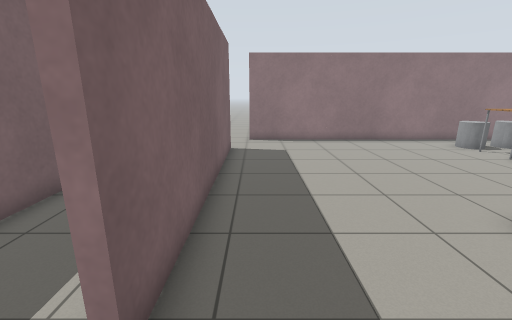
view 1 (above)

17 first-person views from a walk through a robot-simulator world made for Gazebo. The camera is 1.3 m above the floor, tilts 14° down and sees 90° across. The floor is counted in squares, 0.5 m on a side. Each view is taken from the middle of a square. On the plan, view 1 faces up. The plan holds only what a view shows up to about 18 squares ahead; the rest is blank. Simple patterns stand in for the simulator's built-in surfaces.

view 2
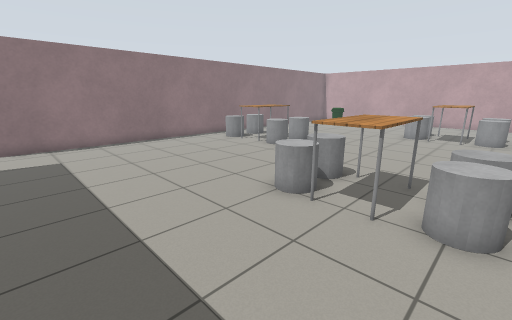

view 3
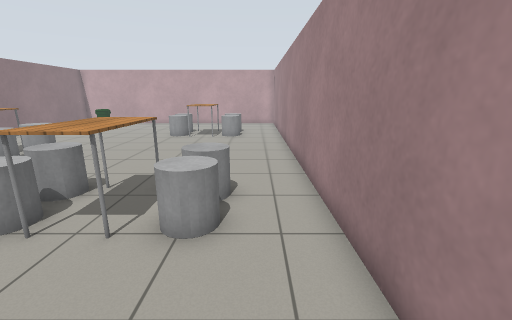

view 4
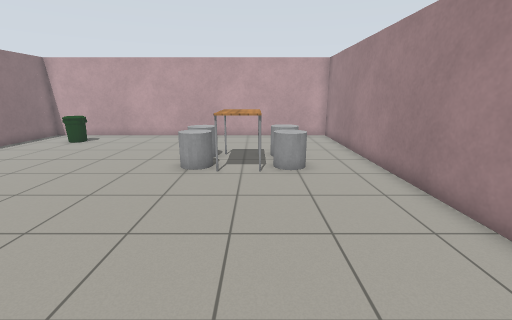

view 5
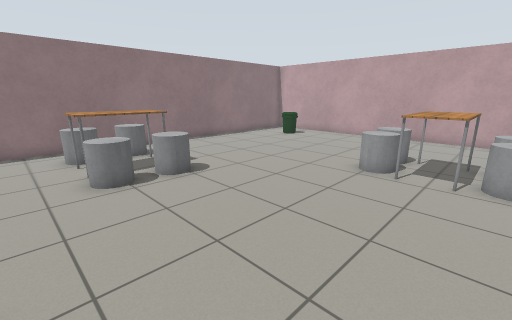

view 6
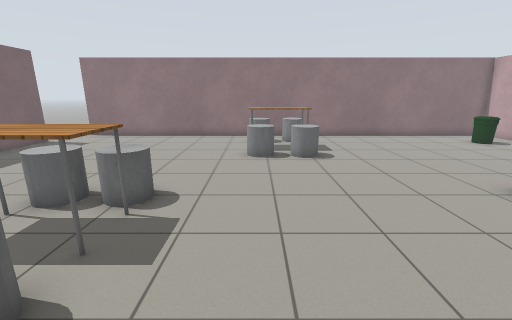

view 7
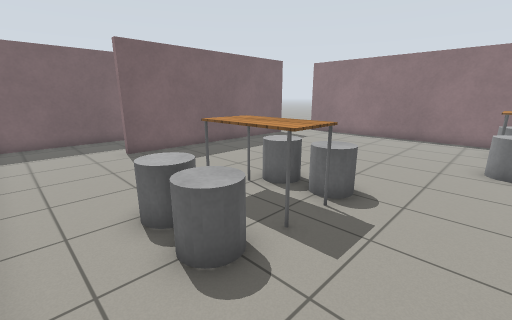

view 8
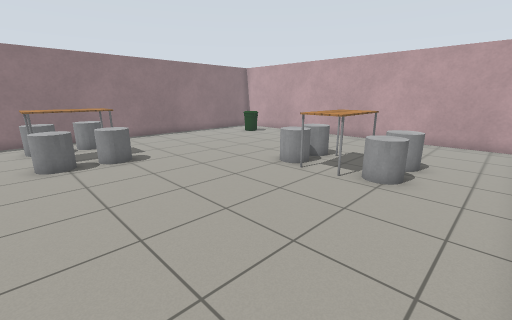

view 9
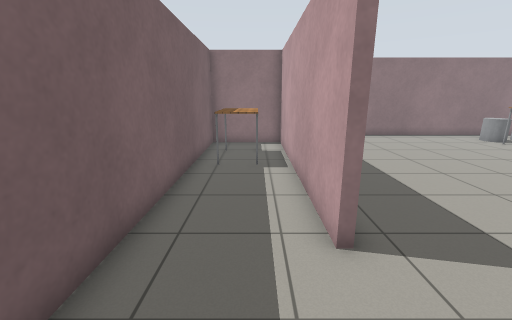

view 10
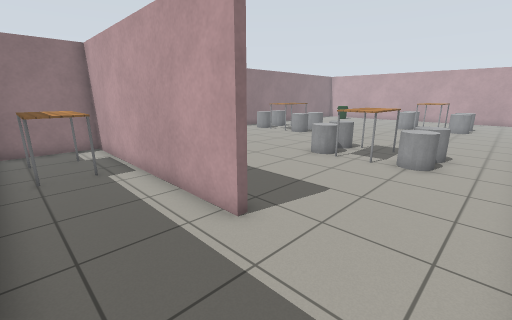

view 11
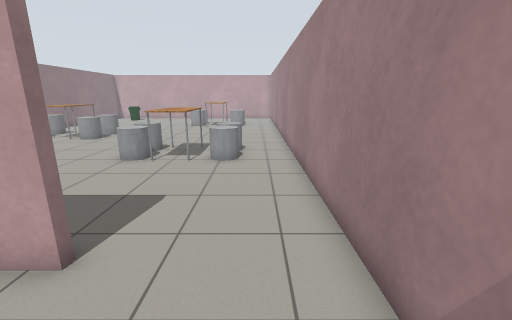

view 12
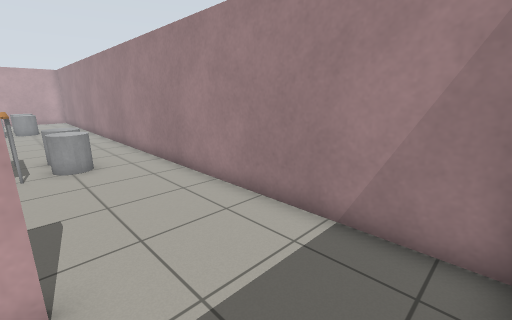

view 13
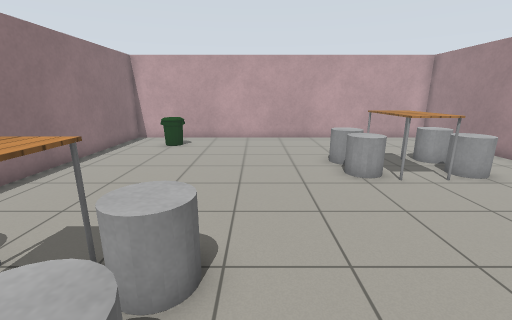

view 14
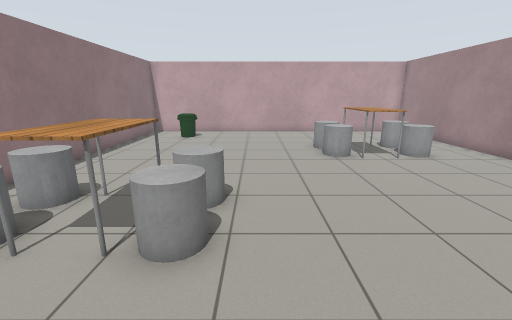

view 15
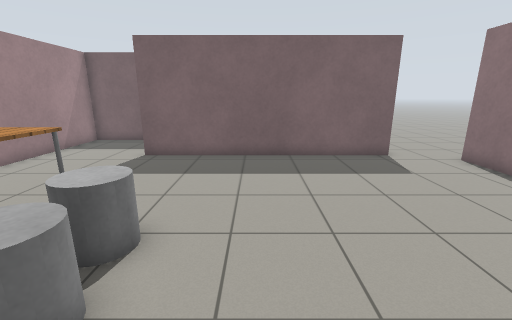

view 16
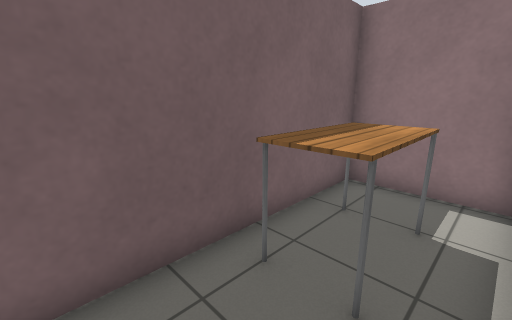

view 17
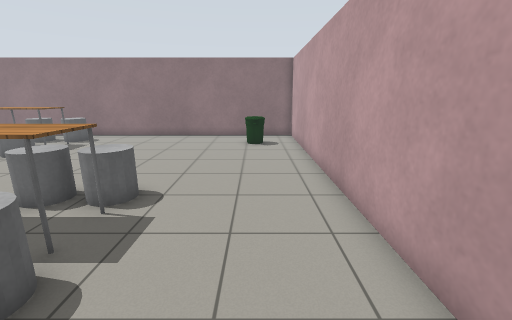

### Floor plan
Points are (right, up) in squares from view 1. A wall is a line through its corners. A room is listed if a view was taken in it or the views show most of it. See-through windows are left out.
Room 1 (views 1, 2, 3, 4, 5, 6, 7, 8, 13, 14, 15, 17)
walls: (-1.3, 13) (-1.3, 1.9); (-0.5, -2.7) (26.4, -2.7) (26.4, 15.6) (-0.5, 15.6)
ways out: opening at (-1, -0.5) to room 2; opening at (-1, 15)
objects: table (5, 2) to (8, 3); grey cylinder (6, 0) to (6, 1); grey cylinder (6, 4) to (6, 5); grey cylinder (7, 0) to (8, 1); grey cylinder (7, 4) to (8, 5); grey cylinder (11, 9) to (12, 10); table (11, 11) to (13, 12); grey cylinder (11, 13) to (12, 14); grey cylinder (13, 9) to (14, 10); grey cylinder (13, 13) to (14, 14); grey cylinder (18, 0) to (19, 1); table (18, 2) to (20, 3); grey cylinder (18, 4) to (19, 5); grey cylinder (20, 0) to (21, 1); grey cylinder (20, 4) to (21, 5); bin (24, 12) to (24, 13)
Room 2 (views 9, 10, 11, 12, 16)
walls: (-1.6, 1.9) (-1.6, 12.7) (-5.5, 12.7) (-5.5, -2.7) (-0.5, -2.7)
ways out: opening at (-1, -0.5) to room 1
objects: table (-4, 8) to (-3, 10)

Positions as (right, up) in squares from view 1, and headings:
1: (0, 0), facing up
2: (0, 0), facing up-right
3: (1, -1), facing right
4: (9, 2), facing right
5: (9, 1), facing up-right
6: (11, -2), facing up
7: (11, -2), facing up-left
8: (10, -2), facing up-right
9: (-3, -2), facing up
10: (-5, -2), facing up-right
11: (-5, -1), facing right
12: (-5, 2), facing down-right
13: (10, 8), facing right
14: (7, 8), facing right
15: (10, 7), facing left
16: (-2, 5), facing up-left
17: (24, -2), facing up
